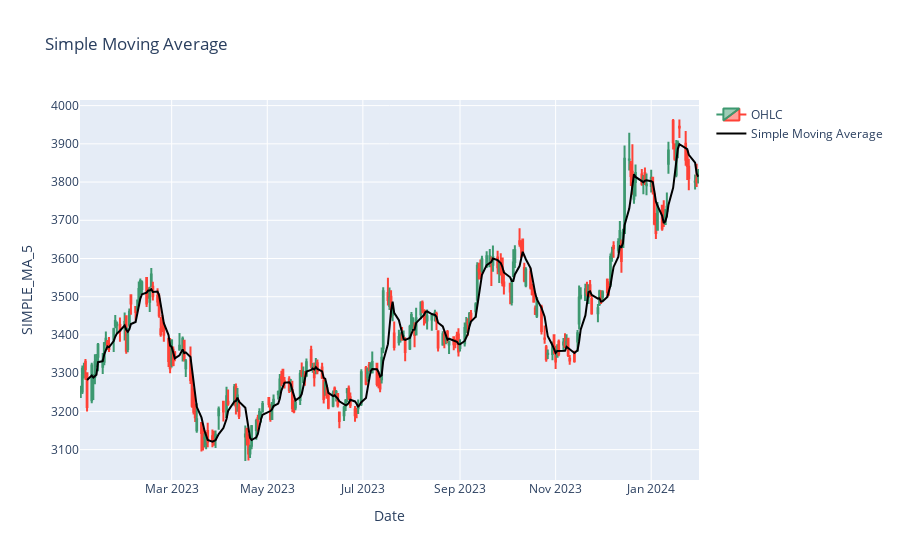

The notebook cell this image was saved under:
### Code cell
# plotting SMA agains the price movement
fn.plot_ohlc_ma(dataframe=sma,feature_name='SIMPLE_MA_5',name='Simple Moving Average',linecolor='black')

### Figure 1 — Plotly figure (JSON) as saved in the notebook; plotly's stock layout.template omitted (floating-point values rounded to 4 significant figures; data arrays with more than 128 entries replaced by an {"elided": "..."} marker saying what was removed)
{"data": [{"close": {"elided": "266 float values"}, "high": {"elided": "266 float values"}, "low": {"elided": "266 float values"}, "name": "OHLC", "open": {"elided": "266 float values"}, "type": "candlestick", "x": {"elided": "266 str values"}}, {"line": {"color": "black"}, "mode": "lines", "name": "Simple Moving Average", "type": "scatter", "x": {"elided": "266 str values"}, "y": {"elided": "266 float values"}}], "layout": {"title": {"text": "Simple Moving Average"}, "xaxis": {"rangeslider": {"visible": false}, "title": {"text": "Date"}}, "yaxis": {"title": {"text": "SIMPLE_MA_5"}}}}
